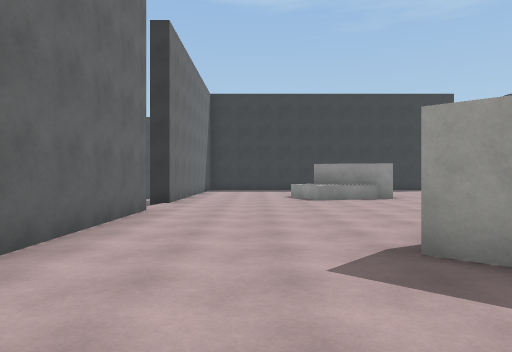
view 1 (above)

14 first-person views from a walk through a scene from a Unity 3-D project. The camera is 1.4 m above the floor, looks level and sees 70° across. The floor is counted in squares, 2 m on a side. Each view is taken from the middle of a square. On the plan, view 1 faces up. The plan holds only what a view shows up to about 11 squares ahead; the rest is blank. The place goes on beyond the plan. The player is left out. Surface patterns are stand-ins for the level's own textures.

view 2
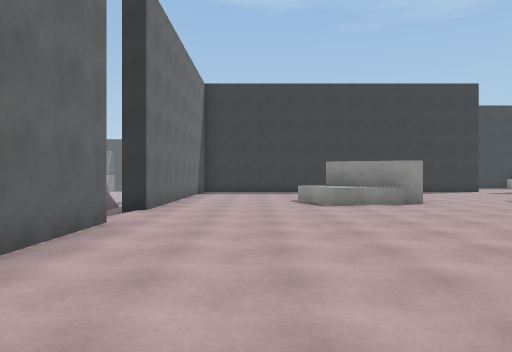

view 3
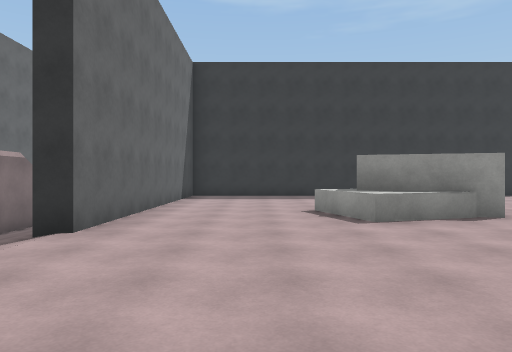

view 4
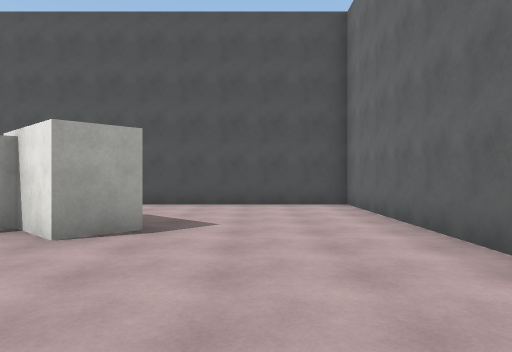

view 5
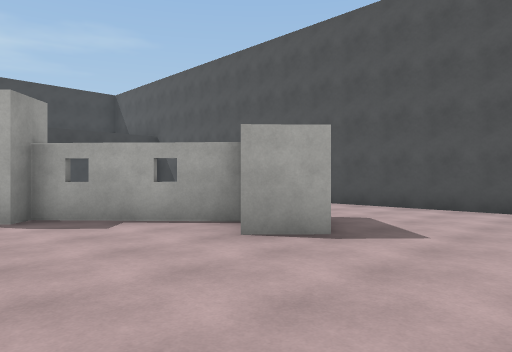

view 6
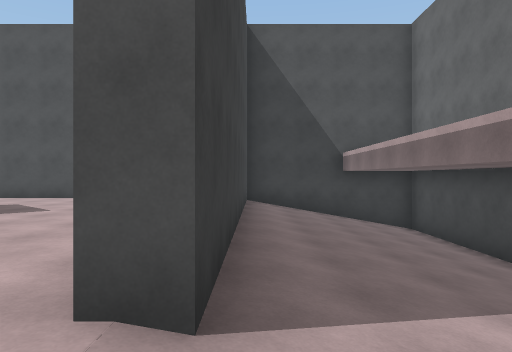

view 7
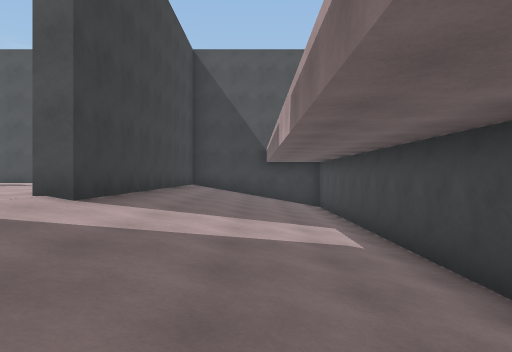

view 8
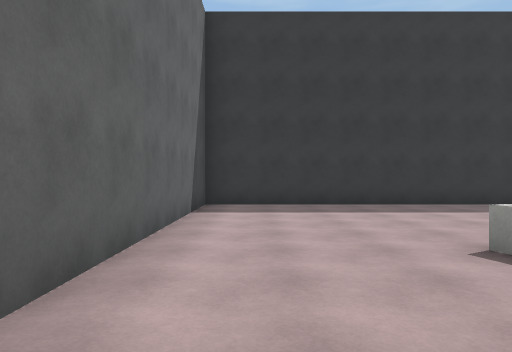

view 9
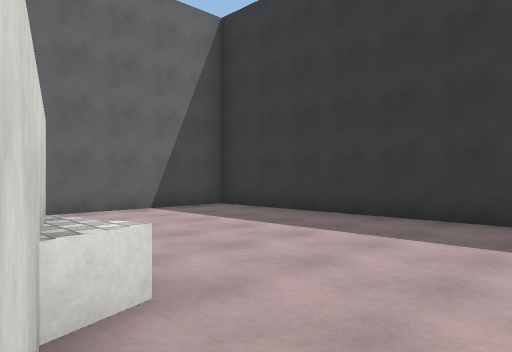

view 10
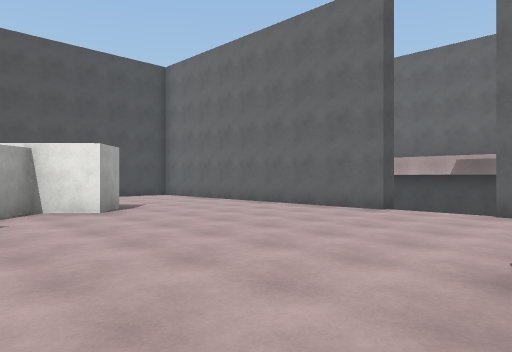

view 11
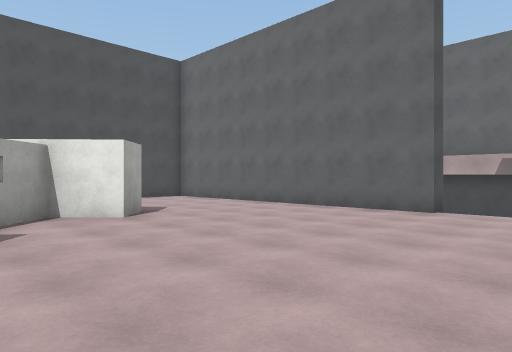

view 12
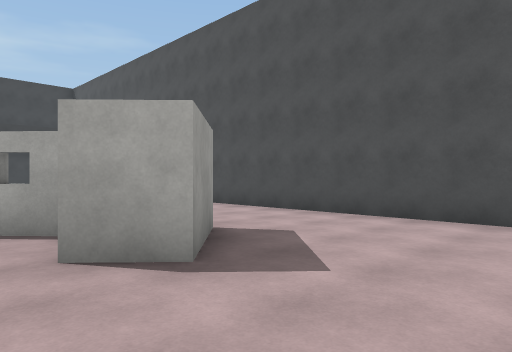

view 13
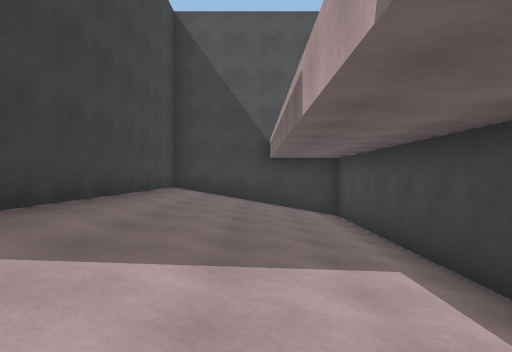

view 14
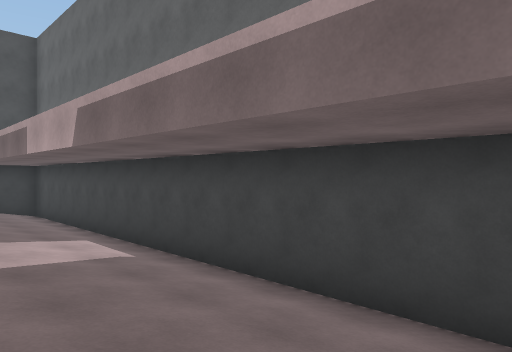

### Floor plan
Key: @ floor where view 1 was taken; # wall or solid block; . floor; / step, stairs or slope; ^ raised ledge.
Columns run from 8 left of view 1 to 5 right of it. Each row starts with its distance up from view 1.
 18      #########
 17      #.......
 16      #.......
 15      #........
 14      #........
 13      #.....^..
 12    //#....###.
 11 #////#....^^#.
 10 #////#........
  9 #/////........
  8 #/////........
  7 #////#........
  6 #////#.......#
  5 #////#.......#
  4 #////#....####
  3 #////#....##
  2 #////#.....#
  1 #////#.......
  0 #////#..@.....
 -1 ##############

Where each view was taken, in squares from view 1:
view 1: 0 up, 0 right, facing up
view 2: 2 up, 0 right, facing up
view 3: 5 up, 0 right, facing up
view 4: 8 up, 0 right, facing down
view 5: 7 up, 1 left, facing down-right
view 6: 9 up, 3 left, facing down
view 7: 12 up, 5 left, facing down
view 8: 9 up, 1 left, facing up
view 9: 12 up, 5 right, facing up-left
view 10: 11 up, 5 right, facing down-left
view 11: 10 up, 5 right, facing down-left
view 12: 5 up, 1 left, facing down-right
view 13: 9 up, 5 left, facing down
view 14: 12 up, 4 left, facing down-left
